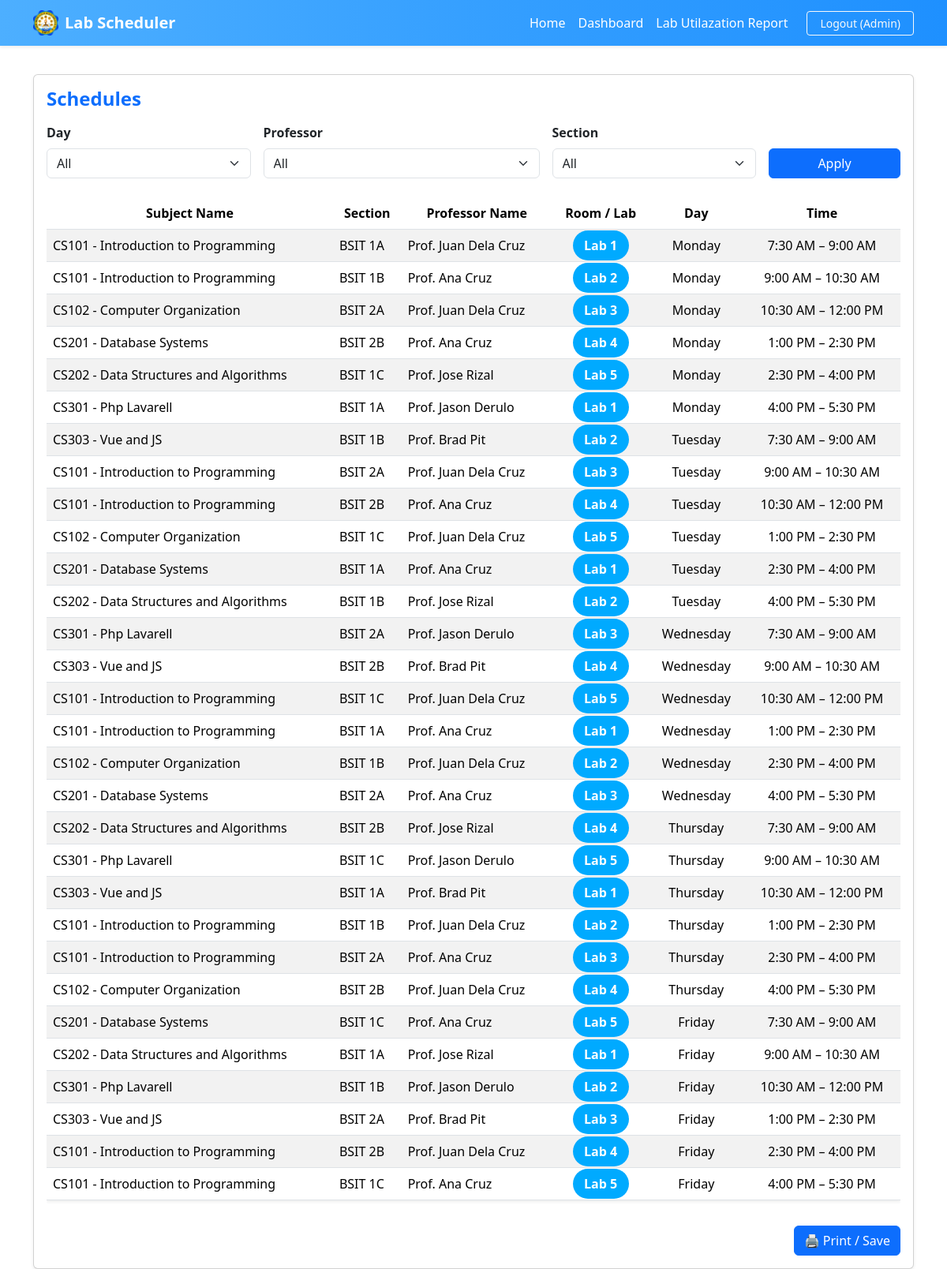
/schedules/view.php (signed in), run on the app's committed database.
### tables this page shows
CREATE TABLE `schedules` (
  `id` int(11) NOT NULL,
  `lab_id` int(11) NOT NULL,
  `section_id` int(11) NOT NULL,
  `professor_subject_id` int(11) NOT NULL,
  `auto_shift` tinyint(1) NOT NULL DEFAULT 0,
  `day` enum('Monday','Tuesday','Wednesday','Thursday','Friday','Saturday') NOT NULL,
  `start_time` time NOT NULL,
  `end_time` time NOT NULL,
  `created_at` timestamp NOT NULL DEFAULT current_timestamp(),
  `week` int(11) NOT NULL DEFAULT 1
);

CREATE TABLE `subjects` (
  `id` int(11) NOT NULL,
  `subject_code` varchar(50) NOT NULL,
  `subject_name` varchar(150) NOT NULL,
  `created_at` timestamp NOT NULL DEFAULT current_timestamp()
);

CREATE TABLE `sections` (
  `id` int(11) NOT NULL,
  `section_name` varchar(100) NOT NULL
);

CREATE TABLE `professors` (
  `id` int(11) NOT NULL,
  `user_id` int(11) DEFAULT NULL,
  `name` varchar(100) NOT NULL
);

CREATE TABLE `labs` (
  `id` int(11) NOT NULL,
  `lab_name` varchar(100) NOT NULL,
  `color` varchar(20) DEFAULT '#00aaff'
);

### schedules/view.php (the view, shortened to what this page needs)
<?php
include '../includes/db.php';
$dayFilter       = $_GET['day'] ?? "All";
$professorFilter = $_GET['professor_id'] ?? "All";
$sectionFilter   = $_GET['section_id'] ?? "All";
$sql = "
    SELECT s.id, s.day, s.start_time, s.end_time,
           sec.section_name,
           l.lab_name, l.color AS lab_color,
           p.name AS professor_name,
           subj.subject_code, subj.subject_name
    FROM schedules s
    JOIN sections sec ON s.section_id = sec.id
    JOIN labs l ON s.lab_id = l.id
    JOIN professor_subjects ps ON s.professor_subject_id = ps.id
    JOIN professors p ON ps.professor_id = p.id
    JOIN subjects subj ON ps.subject_id = subj.id
    WHERE 1=1
";
$sql .= " ORDER BY
            FIELD(s.day, 'Monday','Tuesday','Wednesday','Thursday','Friday','Saturday'),
            s.start_time ASC";
$stmt = $conn->prepare($sql);
$stmt->execute();
$result = $stmt->get_result();
?>
<!DOCTYPE html>
<html lang="en">
<head>
    <link href="https://cdn.jsdelivr.net/npm/bootstrap@5.3.0/dist/css/bootstrap.min.css" rel="stylesheet">
</head>
<body>
<?php include("../includes/navbar.php"); ?>
<div class="container mt-4">
    <div class="card shadow-sm">
        <div class="card-body">
            <h4 class="card-title mb-3 text-primary fw-bold">Schedules</h4>
            <form method="GET" class="row g-3 align-items-end mb-4 no-print">
                <div class="col-md-3">
                    <label for="day" class="form-label fw-semibold">Day</label>
                    <select name="day" id="day" class="form-select">
                        <option value="All" <?= $dayFilter === "All" ? "selected" : "" ?>>All</option>
                    </select>
                </div>
                <div class="col-md-4">
                    <label for="professor_id" class="form-label fw-semibold">Professor</label>
                    <select name="professor_id" id="professor_id" class="form-select">
                        <option value="All" <?= $professorFilter === "All" ? "selected" : "" ?>>All</option>
                    </select>
                </div>
                <div class="col-md-3">
                    <label for="section_id" class="form-label fw-semibold">Section</label>
                    <select name="section_id" id="section_id" class="form-select">
                        <option value="All" <?= $sectionFilter === "All" ? "selected" : "" ?>>All</option>
                    </select>
                </div>
                <div class="col-md-2 d-grid">
                    <button type="submit" class="btn btn-primary">Apply</button>
                </div>
            </form>
            <div class="table-responsive">
                <table class="table table-striped text-center align-middle shadow-sm">
                    <thead>
                        <tr>
                            <th>Subject Name</th>
                            <th>Section</th>
                            <th>Professor Name</th>
                            <th>Room / Lab</th>
                            <th>Day</th>
                            <th>Time</th>
                        </tr>
                    </thead>
                    <tbody>
                        <?php if ($result->num_rows > 0): ?>
                            <?php while ($row = $result->fetch_assoc()): ?>
                                <tr>
                                    <td class="text-start">
                                        <?= htmlspecialchars($row['subject_code'] . " - " . $row['subject_name']) ?>
                                        <td class="text-start">
                                        <?= htmlspecialchars($row['section_name']) ?>
                                    </td>
                                    </td>
                                    <td class="text-start">
                                        <?= htmlspecialchars($row['professor_name']) ?>
                                    </td>
                                    <td>
                                        <span class="badge-lab text-white" style="background-color: <?= htmlspecialchars($row['lab_color']) ?>;">
                                            <?= htmlspecialchars($row['lab_name']) ?>
                                        </span>
                                    </td>
                                    <td><?= htmlspecialchars($row['day']) ?></td>
                                    <td><?= date("g:i A", strtotime($row['start_time'])) . " – " . date("g:i A", strtotime($row['end_time'])) ?></td>
                                </tr>
                            <?php endwhile; ?>
                        <?php else: ?>
                            <tr><td colspan="5">No schedules found.</td></tr>
                        <?php endif; ?>
                    </tbody>
                </table>
            </div>
            <div class="d-flex justify-content-end mt-3 no-print">
                <button onclick="window.print();" class="btn btn-primary">🖨️ Print / Save</button>
            </div>
        </div>
    </div>
</div>
</body>
</html>

### schedules/view.php (style rules this page uses)
body { background-color: #f8f9fa; }
.table th { background-color: #007bff; color: white; }
.table td, .table th { vertical-align: middle; }
.badge-lab { padding: 0.5em 0.9em; border-radius: 50px; font-weight: 600; }
.btn-primary { background-color: #007bff; border: none; }

### includes/navbar.php (style rules this page uses)
html, body { margin: 0; padding: 0; }
body { padding-top: 70px; }

### data on the page
schedules: subjects.subject_code+subject_name "CS101 - Introduction to Programming", section.section_name "BSIT 1A", professors.name "Prof. Juan Dela Cruz", lab.lab_name "Lab 1", day "Monday", start_time "7:30 AM", end_time "9:00 AM"
schedules: subjects.subject_code+subject_name "CS101 - Introduction to Programming", section.section_name "BSIT 1B", professors.name "Prof. Ana Cruz", lab.lab_name "Lab 2", day "Monday", start_time "9:00 AM", end_time "10:30 AM"
schedules: subjects.subject_code+subject_name "CS102 - Computer Organization", section.section_name "BSIT 2A", professors.name "Prof. Juan Dela Cruz", lab.lab_name "Lab 3", day "Monday", start_time "10:30 AM", end_time "12:00 PM"
schedules: subjects.subject_code+subject_name "CS201 - Database Systems", section.section_name "BSIT 2B", professors.name "Prof. Ana Cruz", lab.lab_name "Lab 4", day "Monday", start_time "1:00 PM", end_time "2:30 PM"
schedules: subjects.subject_code+subject_name "CS202 - Data Structures and Algorithms", section.section_name "BSIT 1C", professors.name "Prof. Jose Rizal", lab.lab_name "Lab 5", day "Monday", start_time "2:30 PM", end_time "4:00 PM"
schedules: subjects.subject_code+subject_name "CS301 - Php Lavarell", section.section_name "BSIT 1A", professors.name "Prof. Jason Derulo", lab.lab_name "Lab 1", day "Monday", start_time "4:00 PM", end_time "5:30 PM"
schedules: subjects.subject_code+subject_name "CS303 - Vue and JS", section.section_name "BSIT 1B", professors.name "Prof. Brad Pit", lab.lab_name "Lab 2", day "Tuesday", start_time "7:30 AM", end_time "9:00 AM"
schedules: subjects.subject_code+subject_name "CS101 - Introduction to Programming", section.section_name "BSIT 2A", professors.name "Prof. Juan Dela Cruz", lab.lab_name "Lab 3", day "Tuesday", start_time "9:00 AM", end_time "10:30 AM"
schedules: subjects.subject_code+subject_name "CS101 - Introduction to Programming", section.section_name "BSIT 2B", professors.name "Prof. Ana Cruz", lab.lab_name "Lab 4", day "Tuesday", start_time "10:30 AM", end_time "12:00 PM"
schedules: subjects.subject_code+subject_name "CS102 - Computer Organization", section.section_name "BSIT 1C", professors.name "Prof. Juan Dela Cruz", lab.lab_name "Lab 5", day "Tuesday", start_time "1:00 PM", end_time "2:30 PM"
schedules: subjects.subject_code+subject_name "CS201 - Database Systems", section.section_name "BSIT 1A", professors.name "Prof. Ana Cruz", lab.lab_name "Lab 1", day "Tuesday", start_time "2:30 PM", end_time "4:00 PM"
schedules: subjects.subject_code+subject_name "CS202 - Data Structures and Algorithms", section.section_name "BSIT 1B", professors.name "Prof. Jose Rizal", lab.lab_name "Lab 2", day "Tuesday", start_time "4:00 PM", end_time "5:30 PM"
schedules: subjects.subject_code+subject_name "CS301 - Php Lavarell", section.section_name "BSIT 2A", professors.name "Prof. Jason Derulo", lab.lab_name "Lab 3", day "Wednesday", start_time "7:30 AM", end_time "9:00 AM"
schedules: subjects.subject_code+subject_name "CS303 - Vue and JS", section.section_name "BSIT 2B", professors.name "Prof. Brad Pit", lab.lab_name "Lab 4", day "Wednesday", start_time "9:00 AM", end_time "10:30 AM"
schedules: subjects.subject_code+subject_name "CS101 - Introduction to Programming", section.section_name "BSIT 1C", professors.name "Prof. Juan Dela Cruz", lab.lab_name "Lab 5", day "Wednesday", start_time "10:30 AM", end_time "12:00 PM"
schedules: subjects.subject_code+subject_name "CS101 - Introduction to Programming", section.section_name "BSIT 1A", professors.name "Prof. Ana Cruz", lab.lab_name "Lab 1", day "Wednesday", start_time "1:00 PM", end_time "2:30 PM"
schedules: subjects.subject_code+subject_name "CS102 - Computer Organization", section.section_name "BSIT 1B", professors.name "Prof. Juan Dela Cruz", lab.lab_name "Lab 2", day "Wednesday", start_time "2:30 PM", end_time "4:00 PM"
schedules: subjects.subject_code+subject_name "CS201 - Database Systems", section.section_name "BSIT 2A", professors.name "Prof. Ana Cruz", lab.lab_name "Lab 3", day "Wednesday", start_time "4:00 PM", end_time "5:30 PM"
schedules: subjects.subject_code+subject_name "CS202 - Data Structures and Algorithms", section.section_name "BSIT 2B", professors.name "Prof. Jose Rizal", lab.lab_name "Lab 4", day "Thursday", start_time "7:30 AM", end_time "9:00 AM"
schedules: subjects.subject_code+subject_name "CS301 - Php Lavarell", section.section_name "BSIT 1C", professors.name "Prof. Jason Derulo", lab.lab_name "Lab 5", day "Thursday", start_time "9:00 AM", end_time "10:30 AM"
schedules: subjects.subject_code+subject_name "CS303 - Vue and JS", section.section_name "BSIT 1A", professors.name "Prof. Brad Pit", lab.lab_name "Lab 1", day "Thursday", start_time "10:30 AM", end_time "12:00 PM"
schedules: subjects.subject_code+subject_name "CS101 - Introduction to Programming", section.section_name "BSIT 1B", professors.name "Prof. Juan Dela Cruz", lab.lab_name "Lab 2", day "Thursday", start_time "1:00 PM", end_time "2:30 PM"
schedules: subjects.subject_code+subject_name "CS101 - Introduction to Programming", section.section_name "BSIT 2A", professors.name "Prof. Ana Cruz", lab.lab_name "Lab 3", day "Thursday", start_time "2:30 PM", end_time "4:00 PM"
schedules: subjects.subject_code+subject_name "CS102 - Computer Organization", section.section_name "BSIT 2B", professors.name "Prof. Juan Dela Cruz", lab.lab_name "Lab 4", day "Thursday", start_time "4:00 PM", end_time "5:30 PM"
schedules: subjects.subject_code+subject_name "CS201 - Database Systems", section.section_name "BSIT 1C", professors.name "Prof. Ana Cruz", lab.lab_name "Lab 5", day "Friday", start_time "7:30 AM", end_time "9:00 AM"
schedules: subjects.subject_code+subject_name "CS202 - Data Structures and Algorithms", section.section_name "BSIT 1A", professors.name "Prof. Jose Rizal", lab.lab_name "Lab 1", day "Friday", start_time "9:00 AM", end_time "10:30 AM"
schedules: subjects.subject_code+subject_name "CS301 - Php Lavarell", section.section_name "BSIT 1B", professors.name "Prof. Jason Derulo", lab.lab_name "Lab 2", day "Friday", start_time "10:30 AM", end_time "12:00 PM"
schedules: subjects.subject_code+subject_name "CS303 - Vue and JS", section.section_name "BSIT 2A", professors.name "Prof. Brad Pit", lab.lab_name "Lab 3", day "Friday", start_time "1:00 PM", end_time "2:30 PM"
schedules: subjects.subject_code+subject_name "CS101 - Introduction to Programming", section.section_name "BSIT 2B", professors.name "Prof. Juan Dela Cruz", lab.lab_name "Lab 4", day "Friday", start_time "2:30 PM", end_time "4:00 PM"
schedules: subjects.subject_code+subject_name "CS101 - Introduction to Programming", section.section_name "BSIT 1C", professors.name "Prof. Ana Cruz", lab.lab_name "Lab 5", day "Friday", start_time "4:00 PM", end_time "5:30 PM"

### other printed values
$username "Admin"
